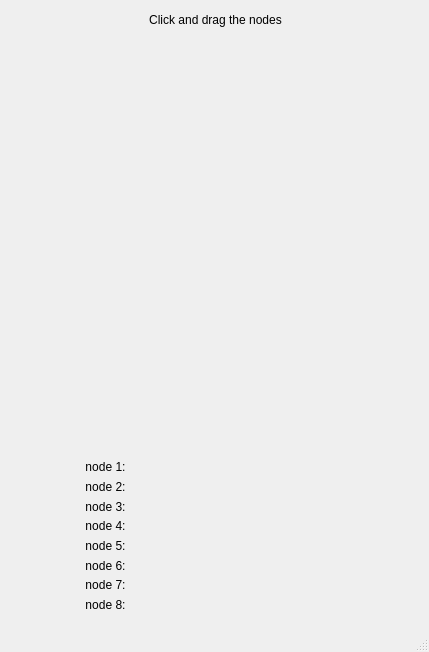
<?xml version="1.0" encoding="UTF-8"?>
<ui version="4.0">
 <class>MainWindow</class>
 <widget class="QMainWindow" name="MainWindow">
  <property name="geometry">
   <rect>
    <x>0</x>
    <y>0</y>
    <width>429</width>
    <height>652</height>
   </rect>
  </property>
  <property name="windowTitle">
   <string>MainWindow</string>
  </property>
  <widget class="QWidget" name="centralwidget">
   <widget class="QWidget" name="verticalLayoutWidget_4">
    <property name="geometry">
     <rect>
      <x>230</x>
      <y>460</y>
      <width>191</width>
      <height>151</height>
     </rect>
    </property>
    <layout class="QVBoxLayout" name="coordinatesLayout">
     <item>
      <widget class="QLabel" name="firstCoordLabel">
       <property name="text">
        <string/>
       </property>
      </widget>
     </item>
     <item>
      <widget class="QLabel" name="secondCoordLabel">
       <property name="text">
        <string/>
       </property>
      </widget>
     </item>
     <item>
      <widget class="QLabel" name="thirdCoordLabel">
       <property name="text">
        <string/>
       </property>
      </widget>
     </item>
     <item>
      <widget class="QLabel" name="forthCoordLabel">
       <property name="text">
        <string/>
       </property>
      </widget>
     </item>
     <item>
      <widget class="QLabel" name="fifthCoordLabel">
       <property name="text">
        <string/>
       </property>
      </widget>
     </item>
     <item>
      <widget class="QLabel" name="sixthCoordLabel">
       <property name="text">
        <string/>
       </property>
      </widget>
     </item>
     <item>
      <widget class="QLabel" name="seventhCoordLabel">
       <property name="text">
        <string/>
       </property>
      </widget>
     </item>
     <item>
      <widget class="QLabel" name="eigthCoordLabel">
       <property name="text">
        <string/>
       </property>
      </widget>
     </item>
    </layout>
   </widget>
   <widget class="QWidget" name="verticalLayoutWidget_2">
    <property name="geometry">
     <rect>
      <x>10</x>
      <y>10</y>
      <width>411</width>
      <height>21</height>
     </rect>
    </property>
    <layout class="QVBoxLayout" name="nameLayout">
     <item>
      <widget class="QLabel" name="nameLabel">
       <property name="text">
        <string>&lt;html&gt;&lt;head/&gt;&lt;body&gt;&lt;p align=&quot;center&quot;&gt;Click and drag the nodes&lt;/p&gt;&lt;/body&gt;&lt;/html&gt;</string>
       </property>
      </widget>
     </item>
    </layout>
   </widget>
   <widget class="QWidget" name="verticalLayoutWidget_3">
    <property name="geometry">
     <rect>
      <x>10</x>
      <y>460</y>
      <width>191</width>
      <height>151</height>
     </rect>
    </property>
    <layout class="QVBoxLayout" name="nodesLayout">
     <item>
      <widget class="QLabel" name="firstLabel">
       <property name="text">
        <string>&lt;html&gt;&lt;head/&gt;&lt;body&gt;&lt;p align=&quot;center&quot;&gt;node 1:&lt;/p&gt;&lt;/body&gt;&lt;/html&gt;</string>
       </property>
      </widget>
     </item>
     <item>
      <widget class="QLabel" name="secondLabel">
       <property name="text">
        <string>&lt;html&gt;&lt;head/&gt;&lt;body&gt;&lt;p align=&quot;center&quot;&gt;node 2:&lt;/p&gt;&lt;/body&gt;&lt;/html&gt;</string>
       </property>
      </widget>
     </item>
     <item>
      <widget class="QLabel" name="thirdLabel">
       <property name="text">
        <string>&lt;html&gt;&lt;head/&gt;&lt;body&gt;&lt;p align=&quot;center&quot;&gt;node 3:&lt;/p&gt;&lt;/body&gt;&lt;/html&gt;</string>
       </property>
      </widget>
     </item>
     <item>
      <widget class="QLabel" name="forthLabel">
       <property name="text">
        <string>&lt;html&gt;&lt;head/&gt;&lt;body&gt;&lt;p align=&quot;center&quot;&gt;node 4:&lt;/p&gt;&lt;/body&gt;&lt;/html&gt;</string>
       </property>
      </widget>
     </item>
     <item>
      <widget class="QLabel" name="fifthLabel">
       <property name="text">
        <string>&lt;html&gt;&lt;head/&gt;&lt;body&gt;&lt;p align=&quot;center&quot;&gt;node 5:&lt;/p&gt;&lt;/body&gt;&lt;/html&gt;</string>
       </property>
      </widget>
     </item>
     <item>
      <widget class="QLabel" name="sixthLabel">
       <property name="text">
        <string>&lt;html&gt;&lt;head/&gt;&lt;body&gt;&lt;p align=&quot;center&quot;&gt;node 6:&lt;/p&gt;&lt;/body&gt;&lt;/html&gt;</string>
       </property>
      </widget>
     </item>
     <item>
      <widget class="QLabel" name="seventhLabel">
       <property name="text">
        <string>&lt;html&gt;&lt;head/&gt;&lt;body&gt;&lt;p align=&quot;center&quot;&gt;node 7:&lt;/p&gt;&lt;/body&gt;&lt;/html&gt;</string>
       </property>
      </widget>
     </item>
     <item>
      <widget class="QLabel" name="eigthLabel">
       <property name="text">
        <string>&lt;html&gt;&lt;head/&gt;&lt;body&gt;&lt;p align=&quot;center&quot;&gt;node 8:&lt;/p&gt;&lt;/body&gt;&lt;/html&gt;</string>
       </property>
      </widget>
     </item>
    </layout>
   </widget>
   <widget class="QWidget" name="verticalLayoutWidget">
    <property name="geometry">
     <rect>
      <x>10</x>
      <y>40</y>
      <width>411</width>
      <height>411</height>
     </rect>
    </property>
    <layout class="QVBoxLayout" name="graphicSceneLayout"/>
   </widget>
  </widget>
  <widget class="QMenuBar" name="menubar">
   <property name="geometry">
    <rect>
     <x>0</x>
     <y>0</y>
     <width>429</width>
     <height>21</height>
    </rect>
   </property>
  </widget>
  <widget class="QStatusBar" name="statusbar"/>
 </widget>
 <resources/>
 <connections/>
</ui>
